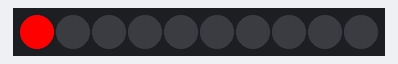
Bench run of a sketch on a simulated Arduino Uno, built with avr-gcc and run on an emulated ATmega328P. Parts: 10 RGB LEDs in strip order, left to right.

Above: at 0.1 s.
At 0.6 s:
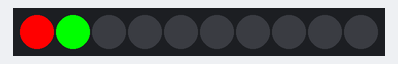
At 1.1 s:
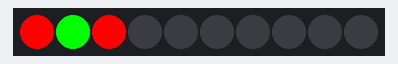
At 1.6 s:
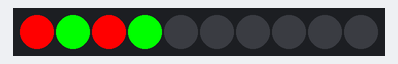

Measured:
- what the display in image 1 shows lasts 0.5 s, from 0.5 s to 1.0 s

The sketch:

new.ino
```cpp
#include <FastLED.h>
#define LED_PIN 4
#define NUM_LEDS 10

CRGB leds[NUM_LEDS];
void setup() {
  // put your setup code here, to run once:
FastLED.addLeds<WS2812, LED_PIN, GRB>(leds, NUM_LEDS);
}

void loop() {
  // put your main code here, to run repeatedly:
leds[0] = CRGB(255,0,0);
FastLED.show();
delay(500);
leds[1] = CRGB(0,255,0);
FastLED.show();
delay(500);
leds[2] = CRGB(255,0,0);
FastLED.show();
delay(500);
leds[3] = CRGB(0,255,0);
FastLED.show();
delay(500);
leds[0] = CRGB(255,0,0);
leds[1] = CRGB(0,255,0);
leds[2]= CRGB(255,0,0);
leds[3]= CRGB(0,255,0);
FastLED.show();
}
```
